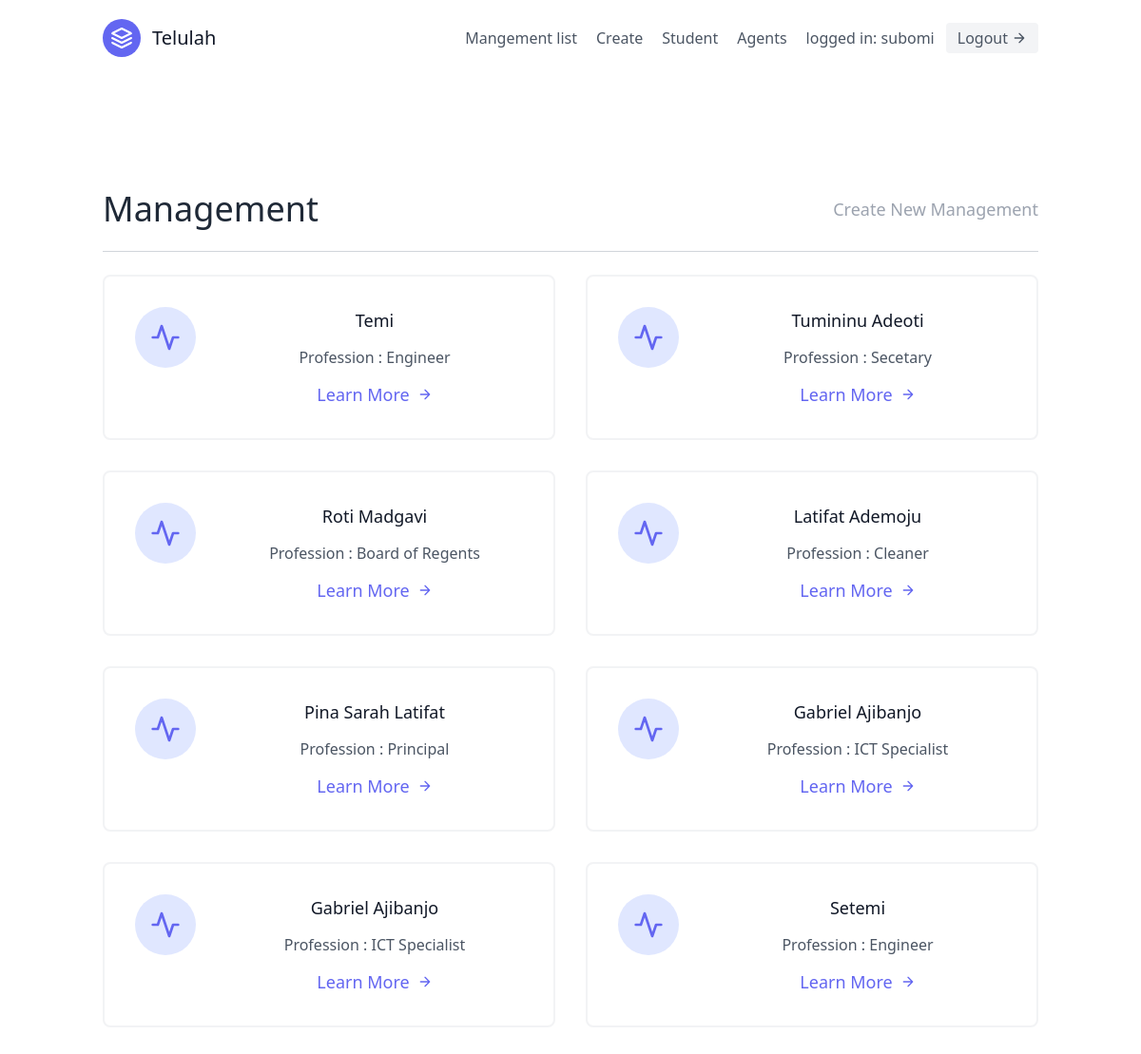
The app's page /app/ (signed in), older data.
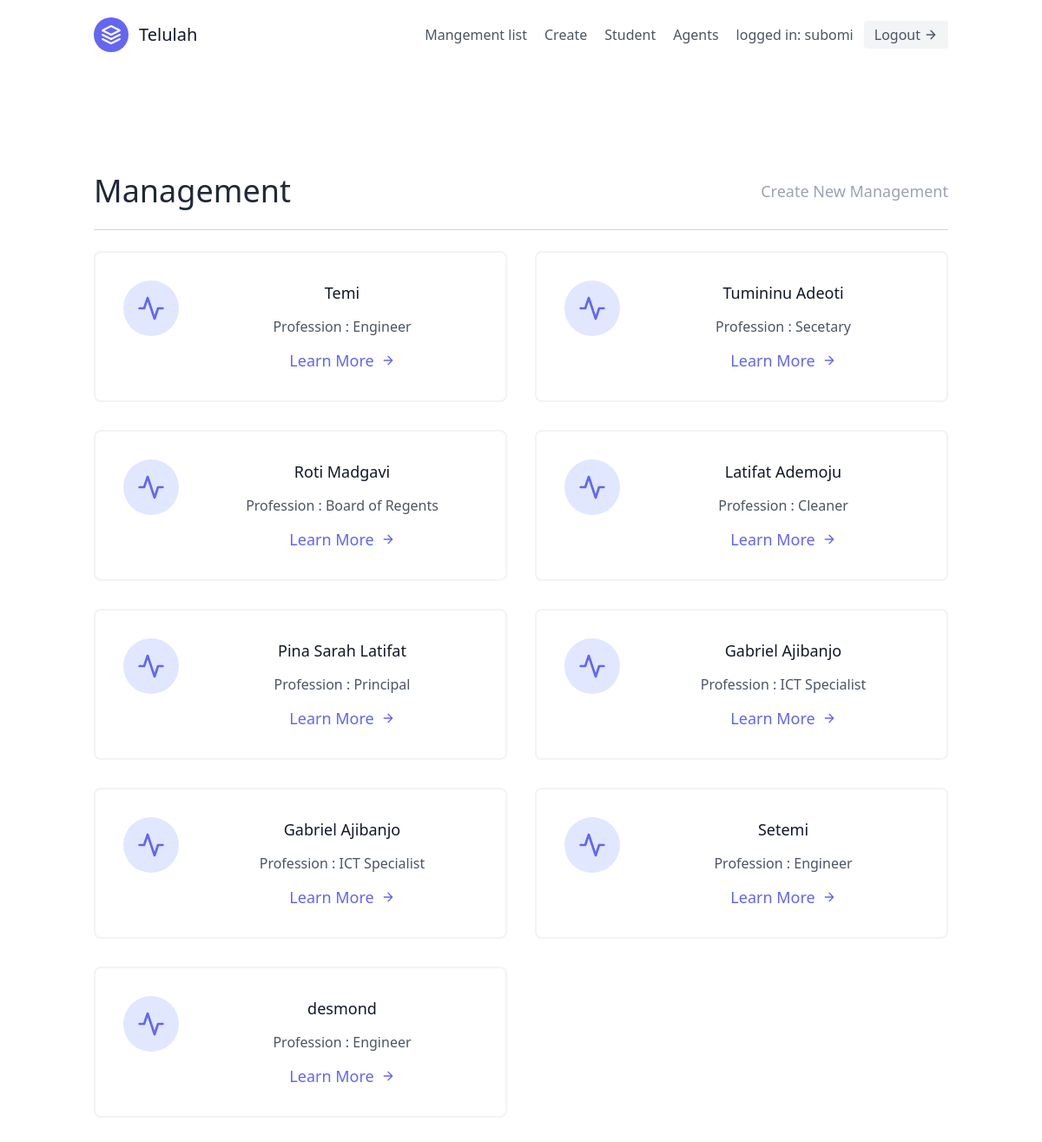
The same page, newer data.
### app/models.py (models this page shows, shortened)
class Management(models.Model):
    user = models.ForeignKey(User, on_delete=models.SET_NULL, null=True, blank=True)
    name = models.CharField(max_length=20)
    email = models.EmailField(max_length=25, unique=True)
    profession = models.CharField(choices=PROFESSION, max_length=100)
    organization = models.ForeignKey(UserProfile, null=True, on_delete=models.CASCADE)
    date_of_employment = models.DateField(max_length=20, null=True)

### app/views.py (the view)
# urls.py: path('', home_page,  name='home'),
@login_required
def home_page(request):
    model = Management.objects.all()
    context = {
        'user': model
    }
    return render(request, 'index.html', context=context)

### app/templates/index.html (shortened to what this page needs)
{% extends "base.html" %}
{% block content %}
<div class="text-center text-lg font-normal">
<section class="text-gray-600 body-font">
  <div class="container px-5 py-24 mx-auto flex flex-wrap">
  <div class="w-full mb-6 py-6 flex justify-between items-center border-b border-gray-300">
    <div>
        <h1 class="text-4xl text-gray-800">Management</h1>
    </div>
    <div>
        <a class="text-gray-400 hover:text-blue-300" href='{%url 'apps:create'%}' class="mr-6 hover:text-gray-900 font-bold text-xl left-10">Create New Management</a>
    </div>
  </div>
    <div class="flex flex-wrap -m-4">
    {% for user in user %}
      <div class="p-4 lg:w-1/2 md:w-full">
        <div class="flex border-2 rounded-lg border-gray-200 border-opacity-50 p-8 sm:flex-row flex-col">
          <div class="w-16 h-16 sm:mr-8 sm:mb-0 mb-4 inline-flex items-center justify-center rounded-full bg-indigo-100 text-indigo-500 flex-shrink-0">
            <svg fill="none" stroke="currentColor" stroke-linecap="round" stroke-linejoin="round" stroke-width="2" class="w-8 h-8" viewBox="0 0 24 24">
              <path d="M22 12h-4l-3 9L9 3l-3 9H2"></path>
            </svg>
          </div>
          <div class="flex-grow">
            <h2 class="text-gray-900 text-lg title-font font-medium mb-3">{{user.name}}</h2>
            <p class="leading-relaxed text-base">Profession : {{user.profession}}</p>
            <a href='{% url 'apps:detail' user.pk%}' class="mt-3 text-indigo-500 inline-flex items-center">Learn More
              <svg fill="none" stroke="currentColor" stroke-linecap="round" stroke-linejoin="round" stroke-width="2" class="w-4 h-4 ml-2" viewBox="0 0 24 24">
                <path d="M5 12h14M12 5l7 7-7 7"></path>
              </svg>
            </a>
          </div>
        </div>
      </div>
    {% endfor %}
    </div>
  </div>
</section>
{% endblock content %}

Row changes from the older to the newer data that the page shows:
added Management: name "desmond", profession "Engineer"
